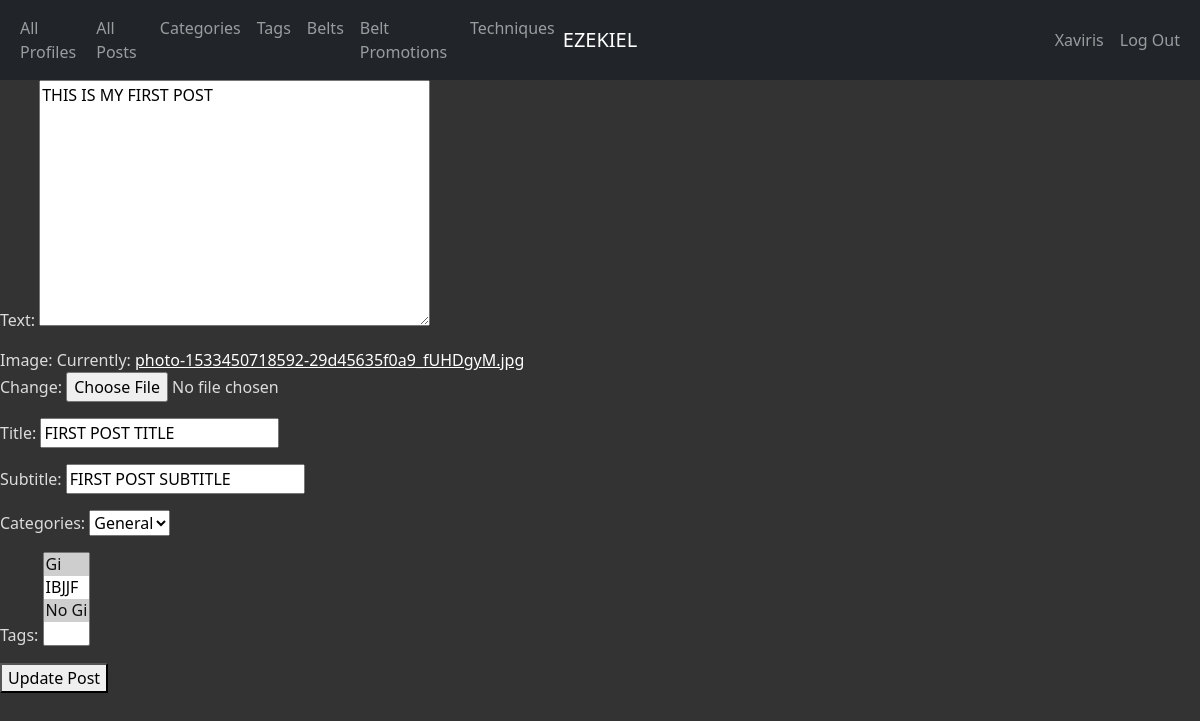
/posts/1/update/ (signed in), run on an earlier commit of the app's database.
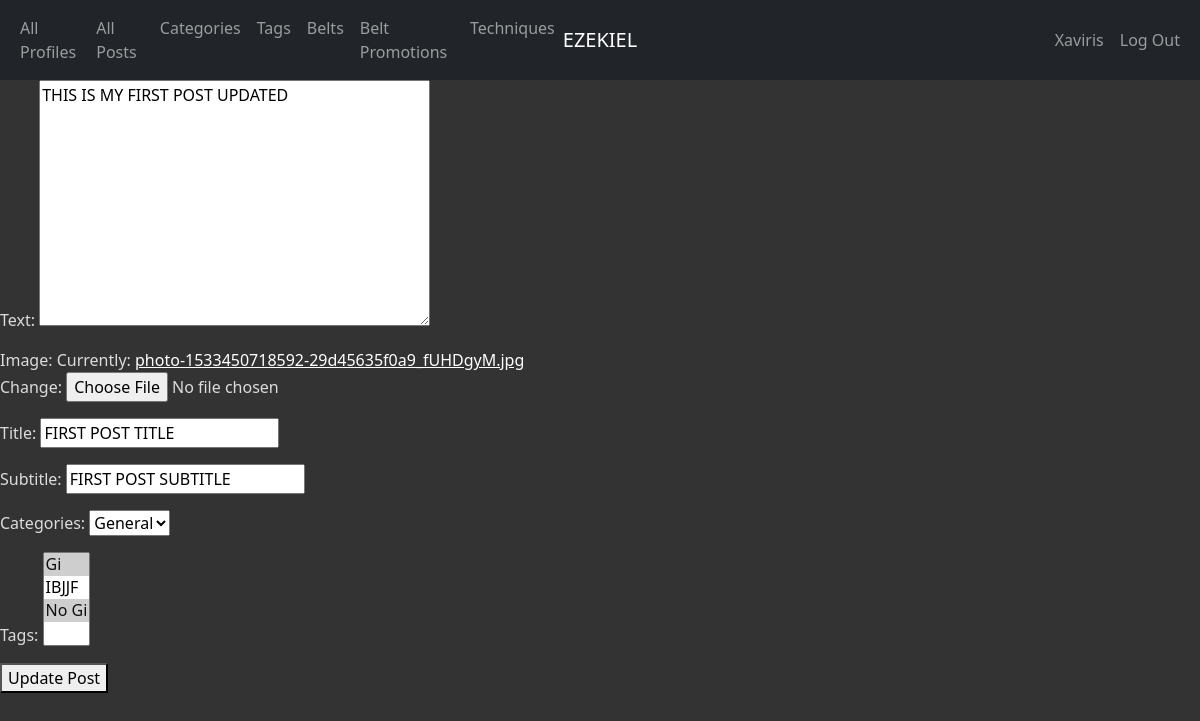
And on a later commit of the database.
### app_info/models.py (models this page shows, shortened)
class Post(models.Model):
    post_id = models.AutoField(primary_key=True)
    text = models.TextField()
    image = models.ImageField(default="")
    created_at = models.DateTimeField(auto_now_add=True)
    updated_at = models.DateTimeField(auto_now=True)
    likes = models.IntegerField(default=0)
    title = models.CharField(max_length=45)
    subtitle = models.CharField(max_length=45)
    profile = models.ForeignKey(Profile, related_name='posts', on_delete=models.CASCADE)
    categories = models.ForeignKey(Category, related_name='posts', on_delete=models.PROTECT)
    tags = models.ManyToManyField(Tag)
    def get_update_url(self):
        return reverse('app_info_post_update_urlpattern',
                       kwargs={'pk': self.pk}
                       )
    class Meta:
        ordering = ['title']

### app_info/views.py (the view)
class PostUpdate(LoginRequiredMixin, PermissionRequiredMixin, UpdateView):
    form_class = PostForm
    model = Post
    template_name = 'app_info/post_form_update.html'
    permission_required = ''

### app_info/forms.py (shortened to what this page needs)
class PostForm(ModelForm):
    class Meta:
        model = Post
        fields = '__all__'
        exclude = ('created_at', 'updated_at', 'likes', 'profile')

### app_info/models.py (called while the page is built)
    def get_absolute_url(self):
        return reverse('app_info_profile_detail_urlpattern',
                       kwargs={'pk': self.pk}
                       )

    def __str__(self):
        return '%s' % (self.name)

    def __str__(self):
        return '%s' % (self.name)

### app_info/templates/app_info/post_form_update.html (shortened to what this page needs)
{% extends 'app_info/base.html' %}
{% block content %}
    <form
        action="{{ post.get_update_url }}"
        enctype='multipart/form-data'
        method="post">
        {{ form.as_p }}
        <button type="submit" class="button button-primary">Update Post</button>
    </form>
{% endblock %}

What changed in the data, as far as the page shows it:
changed Post "FIRST POST TITLE": text "THIS IS MY FIRST POST" → "THIS IS MY FIRST POST UPDATED"
